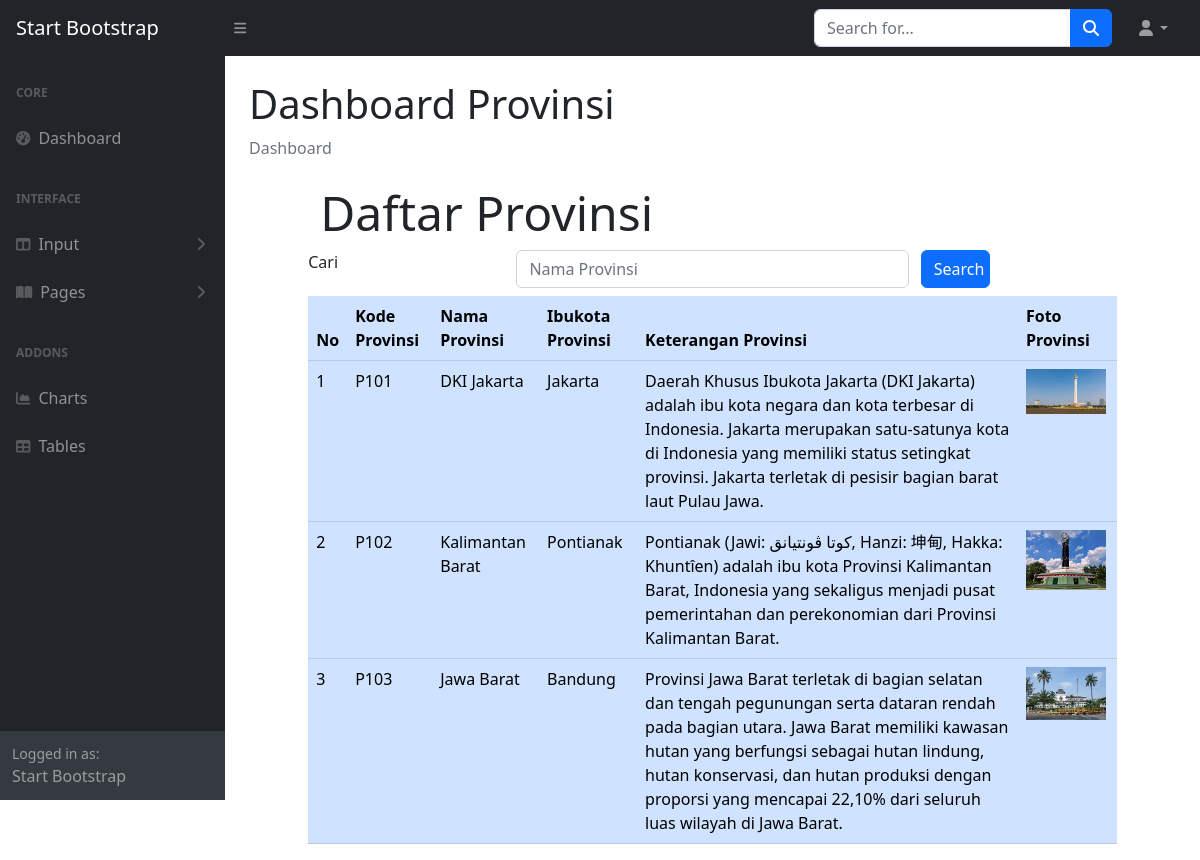
Page /ADMIN/daftarprovinsi.php on the committed database.
### tables this page shows
CREATE TABLE `provinsi` (
  `provinsiKODE` char(4) NOT NULL,
  `provinsiNAMA` varchar(225) NOT NULL,
  `provinsiIBUKOTA` varchar(225) NOT NULL,
  `provinsiKET` text NOT NULL,
  `provinsiFOTO` char(225) NOT NULL
);

### ADMIN/daftarprovinsi.php (the view, shortened to what this page needs)
<!DOCTYPE html>
<html lang="en">
<?php  include "INCLUDE/head.php"?>
    <body class="sb-nav-fixed">
    <?php include "INCLUDE/nav.php";?>
        <div id="layoutSidenav">
         <?php include "INCLUDE/menu.php"?>
            <div id="layoutSidenav_content">
                <main>
                    <div class="container-fluid px-4">
                        <h1 class="mt-4">Dashboard Provinsi</h1>
                        <ol class="breadcrumb mb-4">
                            <li class="breadcrumb-item active">Dashboard</li>
                        </ol>
<?php
	include "include/config.php";
?>
<body>
</div>
<div class="row">
	<div class="col-sm-1"></div>
	<div class="col-sm-10">
		<div class="jumbotron jumbotron-fluid">
			<div class="container">
				<h3 class="display-5">Daftar Provinsi</h3>
			</div>
		</div>
		<form method = "POST">
<div class="form-group row mb-2">
<label for = "search" class="col-sm-3">Cari </label>
<div class="col-sm-6">
	  <input type ="text" name="search" class="form-control" id="search"
	  value="<?php if(isset($_POST["search"])) {echo $_POST ["search"];}?>"
	  placeholder="Nama Provinsi">
</div>
	  <input type="submit" name="kirim" class="col-sm-1 btn btn-primary" value="Search">
</div>
</form>
	<table class="table table-hover table-primary">
		<thead class="thead-dark">
			<tr>
				<th>No</th>
				<th>Kode Provinsi</th>
				<th>Nama Provinsi</th>
				<th>Ibukota Provinsi</th>
				<th>Keterangan Provinsi</th>
				<th>Foto Provinsi</th>
			</tr>
		</thead>
		<tbody>
<?php
			if (isset($_POST["kirim"]))
{
  $search = $_POST ['search'];
  $query =mysqli_query ($connection, "select provinsi. * from provinsi
        where provinsiNAMA like '%".$search."%'");
}
else {
  $query =mysqli_query ($connection, "select provinsi. * from provinsi");
}
			$nomor = 1;
			while ($row = mysqli_fetch_array($query))
			{ ?>
				<tr>
					<td><?php echo $nomor;?></td>
					<td><?php echo $row['provinsiKODE'];?></td>
					<td><?php echo $row['provinsiNAMA'];?></td>
					<td><?php echo $row['provinsiIBUKOTA'];?></td>
					<td><?php echo $row['provinsiKET'];?></td>
					<td>
						<?php if(is_file("images/".$row['provinsiFOTO']))
						{ ?>
							<img src="images/<?php echo $row['provinsiFOTO']?>" width="80">
						<?php } else
							echo "<img src='images/noimage.png' width='80'>"
						?>
					</td>
				</tr>
			<?php $nomor = $nomor + 1;?>
			<?php }	?>
		</tbody>
	</table>
</div>
</body>
    </html>

### rows in the picture
provinsi: provinsiKODE "P101", provinsiNAMA "DKI Jakarta", provinsiIBUKOTA "Jakarta", provinsiKET "Daerah Khusus Ibukota Jakarta (DKI Jakarta) adalah ibu kota negara dan kota terbesar di Indonesia. Jakarta merupakan satu-satunya kota di Indonesia yang memiliki status setingkat provinsi. Jakarta terletak di pesisir bagian barat laut Pulau Jawa.", provinsiFOTO (picture)
provinsi: provinsiKODE "P102", provinsiNAMA "Kalimantan Barat", provinsiIBUKOTA "Pontianak", provinsiKET "Pontianak (Jawi: كوتا ڤونتيانق, Hanzi: 坤甸, Hakka: Khuntîen) adalah ibu kota Provinsi Kalimantan Barat, Indonesia yang sekaligus menjadi pusat pemerintahan dan perekonomian dari Provinsi Kalimantan Barat.", provinsiFOTO (picture)
provinsi: provinsiKODE "P103", provinsiNAMA "Jawa Barat", provinsiIBUKOTA "Bandung", provinsiKET "Provinsi Jawa Barat terletak di bagian selatan dan tengah pegunungan serta dataran rendah pada bagian utara. Jawa Barat memiliki kawasan hutan yang berfungsi sebagai hutan lindung, hutan konservasi, dan hutan produksi dengan proporsi yang mencapai 22,10% dari seluruh luas wilayah di Jawa Barat.", provinsiFOTO (picture)
